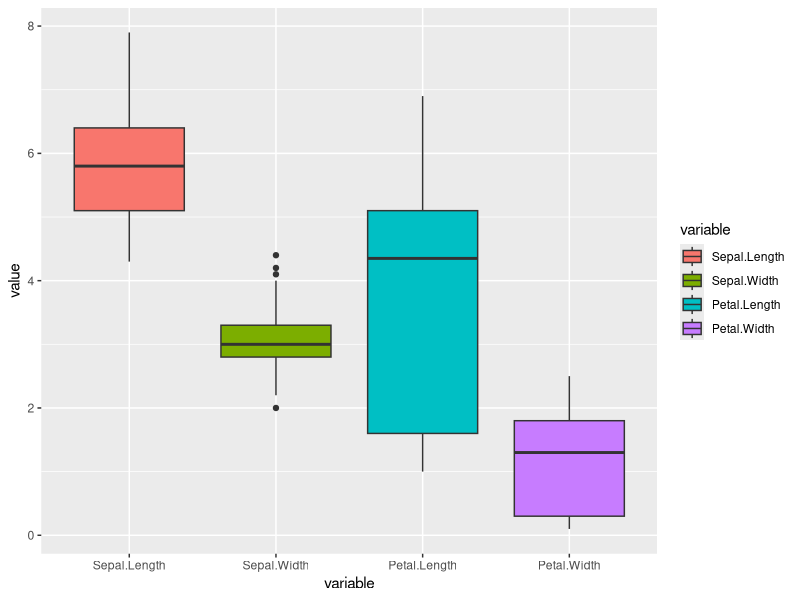
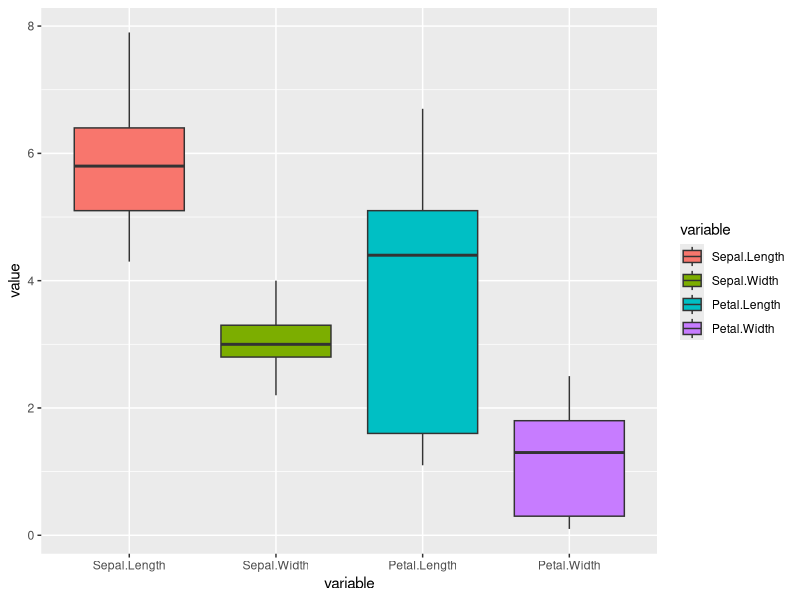

Recreate these plots in R, in order.
## ---- chunk 1
knitr::opts_chunk$set(echo = FALSE)
## ---- chunk 2
# To load all necessary packages
library(ggplot2)
#library(ggpubr) 
library(reshape)
library(caret)
## ---- chunk 3
# Dataset
data("iris")
  
# To display the first five rows of our data
head(iris)
## ---- chunk 4
# Summary statistics of data
summary(iris)
## ---- chunk 5
df <- subset(iris, select = c(Sepal.Length, 
                              Sepal.Width, 
                              Petal.Length, 
                              Petal.Width))
# plot and see the box plot of each variable
ggplot(data = melt(df), 
       aes(x=variable, y=value)) + 
        geom_boxplot(aes(fill=variable))
## ---- chunk 6
a <- ggplot(data = iris, aes(x = Petal.Length)) +
    geom_histogram( color = "red", 
                   fill = "blue", 
                   alpha = 0.01) + geom_density()
  
b <- ggplot(data = iris, aes(x = Petal.Width)) +
    geom_histogram( color = "red", 
                   fill = "blue", 
                   alpha = 0.1) + geom_density()
c <- ggplot(data = iris, aes(x = Sepal.Length)) +
    geom_histogram( color = "red", 
                   fill = "blue", 
                   alpha = 0.1) + geom_density()
  
d <- ggplot(data = iris, aes(x = Sepal.Width)) +
    geom_histogram( color = "red", 
                   fill = "blue", 
                   alpha = 0.1) +geom_density()
  
#ggarrange(a, b, c, d + rremove("x.text"), 
#          labels = c("a", "b", "c", "d"),
#          ncol = 2, nrow = 2)
## ---- chunk 7
# Create train-test split of the data 
limits <- createDataPartition(iris$Species, 
                              p=0.80, 
                              list=FALSE)
  
# select 20% of the data for validation
testiris <- iris[-limits,]
  
# use the remaining to training and testing the models
trainiris <- iris[limits,]
## ---- chunk 8
Q <- quantile(trainiris$Sepal.Width, 
              probs=c(.25, .75), 
              na.rm = FALSE)
## ---- chunk 9
# Code to calculate the IQR, upper and lower bounds
iqr <- IQR(trainiris$Sepal.Width)
up <-  Q[2]+1.5*iqr 
low<- Q[1]-1.5*iqr

# Elimination of outliers by using of iqr
normal <- subset(trainiris, 
                 trainiris$Sepal.Width > (Q[1] - 1.5*iqr) 
                 & trainiris$Sepal.Width < (Q[2]+1.5*iqr))
normal
## ---- chunk 10
# boxplot using cleaned dataset
boxes <- subset(normal, 
                select = c(Sepal.Length, 
                           Sepal.Width, 
                           Petal.Length, 
                           Petal.Width))
ggplot(data = melt(boxes), 
       aes(x=variable, y=value)) + 
        geom_boxplot(aes(fill=variable))
## ---- chunk 11
# crossvalidation set to 10
crossfold  <- trainControl(method="cv", 
                           number=10, 
                           savePredictions = TRUE)
metric <- "Accuracy"
## ---- chunk 12
# Set a random seed to 42
set.seed(42) 
fit.lda <- train(Species~., 
                 data=trainiris, 
                 method="lda", 
                 metric=metric, #
                 trControl=crossfold)
print(fit.lda)
## ---- chunk 13
set.seed(42)
fit.svm <- train(Species~., 
                 data=trainiris, 
                 method="svmRadial", 
                 metric=metric,
                 trControl=crossfold)
print(fit.svm)
## ---- chunk 14
# prediction on test data
predictions <- predict(fit.lda, testiris)
confusionMatrix(predictions, testiris$Species)
